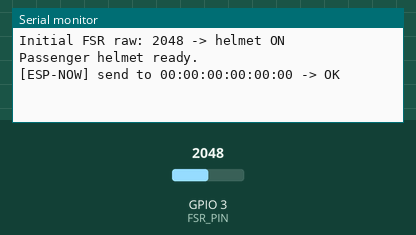
This program was run on a simulated ESP32-C3. Parts: the last lines printed to the serial monitor. The test bench sets the inputs (shaded band); at power-on: GPIO 3 (FSR_PIN) = 2048.

Above: at 1.2 s.
1.3 s: GPIO 3 (FSR_PIN) set to 1228
At 2.3 s:
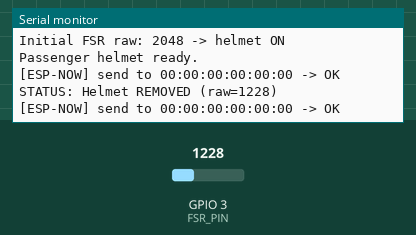
2.8 s: GPIO 3 (FSR_PIN) set to 2047
At 3.5 s:
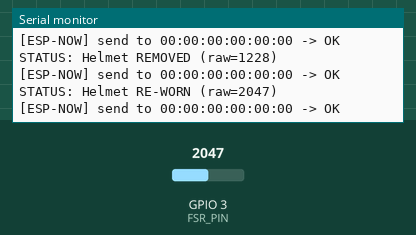

Measured:
- after the input at 1.3 s, the serial monitor: prints a new line at once (image 1)
- after the input at 2.8 s, the serial monitor: prints a new line at once (image 2)

The program:

main.cpp
```cpp
#include <Arduino.h>
#include <WiFi.h>
#include <esp_now.h>
#include "variables.hpp"
#include "comms.hpp"

HelmetData    helmetData;
bool          isHelmetWorn = false;
unsigned long lastSendMs   = 0;

static void sendHelmetData() {
    esp_err_t res = esp_now_send(receiverMacAddress,
                                 (uint8_t *)&helmetData,
                                 sizeof(helmetData));
    lastSendMs = millis();
    if (res != ESP_OK) Serial.printf("esp_now_send error: %d\n", res);
}

void setup() {
    Serial.begin(115200);

    WiFi.mode(WIFI_STA);
    if (esp_now_init() != ESP_OK) {
        Serial.println("Error initializing ESP-NOW");
        return;
    }

    esp_now_peer_info_t peerInfo = {};
    memcpy(peerInfo.peer_addr, receiverMacAddress, 6);
    peerInfo.channel = 0;
    peerInfo.encrypt = false;
    if (esp_now_add_peer(&peerInfo) != ESP_OK) {
        Serial.println("Failed to add peer");
        return;
    }
    esp_now_register_send_cb(OnDataSent);

    helmetData.helmetType = HelmetTypes::Passenger;
    helmetData.helmetOn   = false;
    helmetData.isSober    = false;   // unused for passenger

    pinMode(FSR_PIN, INPUT);

    int raw = analogRead(FSR_PIN);
    isHelmetWorn        = (raw > WEAR_THRESHOLD);
    helmetData.helmetOn = isHelmetWorn;
    Serial.printf("Initial FSR raw: %d -> helmet %s\n",
                  raw, isHelmetWorn ? "ON" : "OFF");

    sendHelmetData();
    Serial.println("Passenger helmet ready.");
}

void loop() {
    int  raw = analogRead(FSR_PIN);
    bool nowWorn = isHelmetWorn
        ? raw > (WEAR_THRESHOLD - HYSTERESIS)
        : raw > (WEAR_THRESHOLD + HYSTERESIS);

    if (nowWorn != isHelmetWorn) {
        isHelmetWorn        = nowWorn;
        helmetData.helmetOn = nowWorn;
        Serial.printf("STATUS: Helmet %s (raw=%d)\n",
                      nowWorn ? "RE-WORN" : "REMOVED", raw);
        sendHelmetData();
    }
    else if (millis() - lastSendMs >= HEARTBEAT_MS) {
        sendHelmetData();
    }

    delay(100);
}
```

comms.hpp
```cpp
#pragma once
#include <Arduino.h>
#include <esp_now.h>
#include "variables.hpp"

inline void OnDataSent(const uint8_t *mac, esp_now_send_status_t status) {
    Serial.printf("[ESP-NOW] send to %02X:%02X:%02X:%02X:%02X:%02X -> %s\n",
        mac[0], mac[1], mac[2], mac[3], mac[4], mac[5],
        status == ESP_NOW_SEND_SUCCESS ? "OK" : "FAIL");
}
```

variables.hpp
```cpp
#pragma once
#include <Arduino.h>
#include <esp_now.h>

// ====== Pin map (ESP32-C3 Super Mini) ======
#define FSR_PIN 3   // GPIO3 = ADC1_CH3 — any ADC1 pin (GPIO0..4) works

// ====== Motor ESP MAC ======
const uint8_t receiverMacAddress[] = {0x14, 0x33, 0x5C, 0x04, 0x20, 0x70};

// ====== Wire packet — MUST match motor's DriverData byte-for-byte ======
// Motor's OnDataRecv checks `len == sizeof(DriverData)`, so passenger
// must send the same 3-field struct. `isSober` is unused for passenger
// but kept so the size matches.
enum HelmetTypes { Driver, Passenger };

struct HelmetData {
    HelmetTypes helmetType;
    bool helmetOn;
    bool isSober;   // unused for passenger; kept for size parity
};

// ====== FSR thresholds (raw analogRead, 0..4095) ======
// Tune by printing analogRead while pressing/releasing the FSR.
const int WEAR_THRESHOLD = 1500;
const int HYSTERESIS     = 150;

// ====== Timing ======
const unsigned long HEARTBEAT_MS            = 5UL * 1000UL;
const unsigned long HELMET_OFF_DEEPSLEEP_MS = 5UL * 60UL * 1000UL;
```
